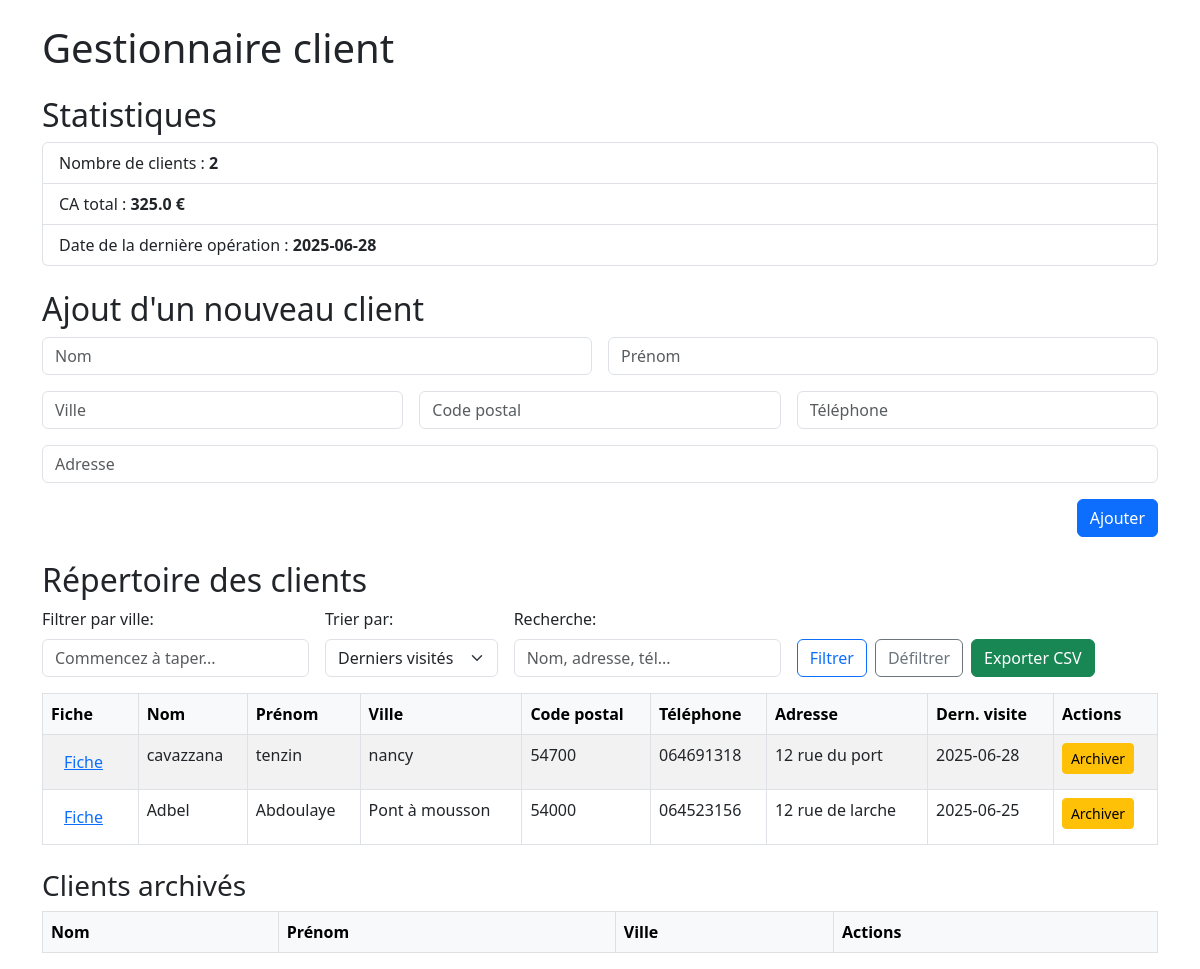
The page / on the database its author committed.
### tables this page shows
CREATE TABLE clients (
    id INTEGER PRIMARY KEY AUTOINCREMENT,
    nom TEXT NOT NULL,
    prenom TEXT,
    adresse TEXT,
    code_postal TEXT,
    ville TEXT,
    telephone TEXT,
    profession TEXT,
    remarque TEXT,
    modele TEXT,
    remarques_piano TEXT,
    archive INTEGER DEFAULT 0
);

### app.py (the view)
@app.route('/')
def index():
    conn = get_db_connection()
    nb_clients = conn.execute("SELECT COUNT(*) FROM clients WHERE archive = 0").fetchone()[0]
    ca_total = conn.execute("SELECT IFNULL(SUM(montant), 0) FROM operations").fetchone()[0]
    derniere_operation = conn.execute("SELECT MAX(date_operation) FROM operations").fetchone()[0]
    ville = request.args.get('ville', '')
    recherche = request.args.get('recherche', '')
    tri = request.args.get('tri', 'recent')
    query = """
        SELECT c.*, MAX(o.date_operation) as derniere_visite
        FROM clients c
        LEFT JOIN operations o ON o.client_id = c.id
        WHERE c.archive = 0
    """
    params = []
    if ville:
        query += " AND c.ville LIKE ?"
        params.append(f"%{ville}%")
    if recherche:
        query += " AND (c.nom LIKE ? OR c.adresse LIKE ? OR c.telephone LIKE ?)"
        params.extend([f"%{recherche}%"] * 3)
    query += " GROUP BY c.id"
    query += " ORDER BY derniere_visite DESC" if tri == 'recent' else " ORDER BY derniere_visite ASC"
    clients = conn.execute(query, params).fetchall()
    archives = conn.execute("SELECT * FROM clients WHERE archive = 1").fetchall()
    villes = [row['ville'] for row in conn.execute("SELECT DISTINCT ville FROM clients WHERE archive = 0 AND ville != ''").fetchall()]
    conn.close()
    return render_template('index.html', clients=clients, archives=archives, nb_clients=nb_clients, ca_total=ca_total, derniere_operation=derniere_operation, ville=ville, recherche=recherche, tri=tri, villes=villes)

### app.py (called while the page is built)
def get_db_connection():
    conn = sqlite3.connect('crm.db')
    conn.row_factory = sqlite3.Row
    return conn

### templates/index.html (shortened to what this page needs)
<!DOCTYPE html>
<html lang="fr">
<head>
  <link href="https://cdn.jsdelivr.net/npm/bootstrap@5.3.0/dist/css/bootstrap.min.css" rel="stylesheet">
</head>
<body>
<div class="container mt-4">
  <h1 class="mb-4">Gestionnaire client</h1>
  <section class="mb-4">
    <h2>Statistiques</h2>
    <ul class="list-group">
      <li class="list-group-item">Nombre de clients : <strong>{{ nb_clients }}</strong></li>
      <li class="list-group-item">CA total : <strong>{{ ca_total }} €</strong></li>
      <li class="list-group-item">Date de la dernière opération : <strong>{{ derniere_operation }}</strong></li>
    </ul>
  </section>
  <section class="mb-4">
    <h2>Ajout d'un nouveau client</h2>
    <form method="POST" action="/add-client" class="row g-3">
      <div class="col-md-6"><input name="nom" class="form-control" placeholder="Nom" required></div>
      <div class="col-md-6"><input name="prenom" class="form-control" placeholder="Prénom" required></div>
      <div class="col-md-4"><input name="ville" class="form-control" placeholder="Ville" required></div>
      <div class="col-md-4"><input name="code_postal" class="form-control" placeholder="Code postal"></div>
      <div class="col-md-4"><input name="telephone" class="form-control" placeholder="Téléphone"></div>
      <div class="col-12"><input name="adresse" class="form-control" placeholder="Adresse"></div>
      <div class="col-12 text-end">
        <button type="submit" class="btn btn-primary">Ajouter</button>
      </div>
    </form>
  </section>
  <section class="mb-4">
    <h2>Répertoire des clients</h2>
    <form method="GET" action="/" class="row g-3 align-items-end">
      <div class="col-md-3">
        <label class="form-label">Filtrer par ville:</label>
        <input list="villes" name="ville" value="{{ ville }}" class="form-control" placeholder="Commencez à taper...">
      </div>
      <div class="col-md-2">
        <label class="form-label">Trier par:</label>
        <select name="tri" class="form-select">
          <option value="recent" {% if tri == 'recent' %}selected{% endif %}>Derniers visités</option>
        </select>
      </div>
      <div class="col-md-3">
        <label class="form-label">Recherche:</label>
        <input type="text" name="recherche" value="{{ recherche }}" class="form-control" placeholder="Nom, adresse, tél...">
      </div>
      <div class="col-md-4 d-flex gap-2">
        <button type="submit" class="btn btn-outline-primary">Filtrer</button>
        <a href="/reset-filters" class="btn btn-outline-secondary">Défiltrer</a>
        <a href="/export-clients" class="btn btn-success">Exporter CSV</a>
      </div>
    </form>
    <table class="table table-bordered table-striped mt-3">
      <thead class="table-light">
        <tr>
          <th>Fiche</th><th>Nom</th><th>Prénom</th><th>Ville</th><th>Code postal</th><th>Téléphone</th><th>Adresse</th><th>Dern. visite</th><th>Actions</th>
        </tr>
      </thead>
      <tbody>
        {% for client in clients %}
        <tr>
          <td><a href="/client/{{ client['id'] }}" class="btn btn-link">Fiche</a></td>
          <td>{{ client['nom'] }}</td>
          <td>{{ client['prenom'] }}</td>
          <td>{{ client['ville'] }}</td>
          <td>{{ client['code_postal'] }}</td>
          <td>{{ client['telephone'] }}</td>
          <td>{{ client['adresse'] }}</td>
          <td>{{ client['derniere_visite'] or 'Aucune' }}</td>
          <td>
            {% if request.args.get('confirm') == client['id']|string %}
              <form method="POST" action="/archive-client/{{ client['id'] }}">
                <span>Confirmer ?</span>
                <button type="submit" class="btn btn-sm btn-danger">Oui</button>
                <a href="/" class="btn btn-sm btn-secondary">Non</a>
              </form>
            {% else %}
              <a href="/?confirm={{ client['id'] }}" class="btn btn-sm btn-warning">Archiver</a>
            {% endif %}
          </td>
        </tr>
        {% endfor %}
      </tbody>
    </table>
  </section>
  <section>
    <h3>Clients archivés</h3>
    <table class="table table-bordered">
      <thead class="table-light">
        <tr><th>Nom</th><th>Prénom</th><th>Ville</th><th>Actions</th></tr>
      </thead>
    </table>
  </section>
</div>
</body>
</html>

### rows shown on the page
clients: nom "cavazzana", prenom "tenzin", ville "nancy", code_postal "54700", telephone "064691318", adresse "12 rue du port", client "2025-06-28"
clients: nom "Adbel", prenom "Abdoulaye", ville "Pont à mousson", code_postal "54000", telephone "064523156", adresse "12 rue de larche", client "2025-06-25"

### other values the page prints
{{ nb_clients }} "2"
{{ ca_total }} "325.0"
{{ derniere_operation }} "2025-06-28"
